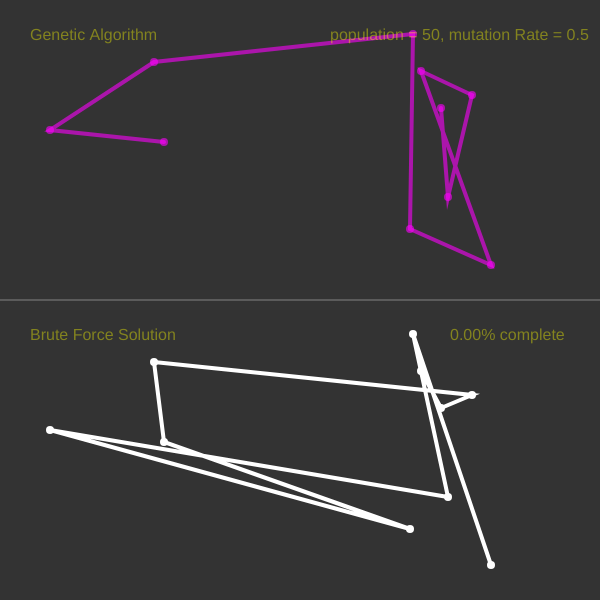
Frame 1 (no input)
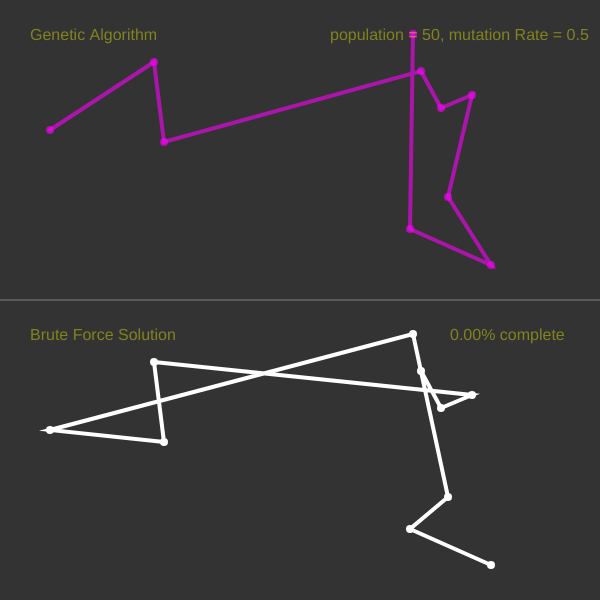
Frame 60 (no input)
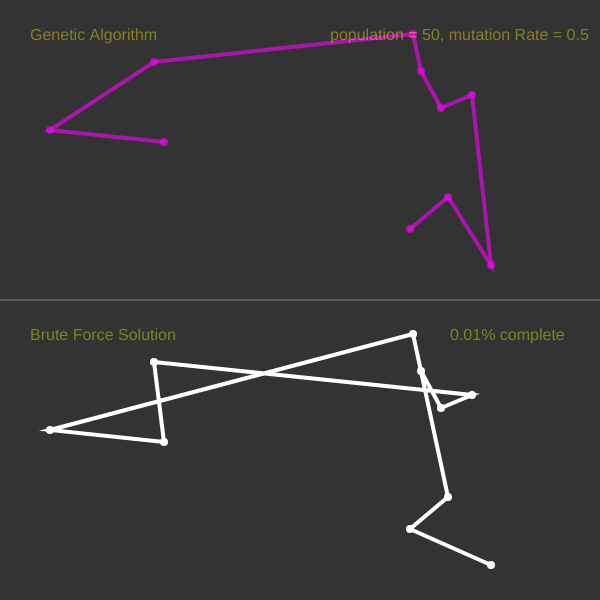
Frame 120 (the mouse pressed at the canvas centre since frame 60)

The p5.js sketch that drew these frames (run headless with seeded random() and noise() and a simulated clock; from frame 60 on, the mouse is pressed at the canvas centre):

// p5.js sketch
// ── sketch.js
let totalCities = 10;

let population = 50;
let mutationRate = 0.5;
let popList = [];
let fitness = [];
let order = [];
let current;
let best;
let bestorder = [];

let cities = [];
let order_lexical = [];
let best_order_lexical = [];
let current_lex;
let best_lex;
let count = 1;
let total_perms;

function factorial(n) {
  if (n <= 1) {
    return 1;
  } else {
    return n * factorial(n - 1);
  }
}

function swap(arr, i, j) {
  let temp = arr[i];
  arr[i] = arr[j];
  arr[j] = temp;
}

function calcDistance(arr, order) {
  let sum = 0;
  for (let i = 0; i < arr.length - 1; i++) {
    d = dist(arr[order[i]].x, arr[order[i]].y, arr[order[i + 1]].x, arr[order[i + 1]].y);
    sum += d;
  }
  return sum;
}

function lexicalOrder() {
  count++;
  let index_i = -1;
  for (let i = 0; i < order_lexical.length - 1; i++) {
    if (order_lexical[i] < order_lexical[i + 1]) {
      index_i = i;
    }
  }
  if (index_i == -1) {
    noLoop();
    // console.log("finished!");
    // console.log("minimum distance = " + best);
  }

  let index_j = -1;

  for (let i = 0; i < order_lexical.length; i++) {
    if (order_lexical[index_i] < order_lexical[i]) {
      index_j = i;
    }
  }

  swap(order_lexical, index_i, index_j);

  for (let i = index_i + 1; i < index_i + 1 + (order_lexical.length - 1 - index_i - 1) / 2; i++) {
    swap(order_lexical, i, order_lexical.length - i + index_i);
  }
  if (count == total_perms / 2 + 1) {
    noLoop();
    console.log("finished!");
  }
}

function createPop(order) {
  let arr = [];
  for (let i = 0; i < population; i++) {
    order = shuffle(order);
    arr.push(order);
  }
  return arr;
}

function calcFitness(popList) {
  for (let i = 0; i < popList.length; i++) {
    current = calcDistance(cities, popList[i]);
    fitness[i] = 1 / (d + 1);
    if (current < best) {
      best = current;
      bestorder = popList[i].slice();
    }
  }
  let sum = 0;
  for (let i = 0; i < fitness.length; i++) {
    sum += fitness[i];
  }
  for (let i = 0; i < fitness.length; i++) {
    fitness[i] = fitness[i] / sum;
  }
}

function PickOne(list, prob) {
  let index = 0;
  let rnd = random(1);
  while (rnd >= 0) {
    rnd = rnd - prob[index];
    index++;
  }
  index--;
  return list[index];
}

function mutate(order, mr) {
  let rnd = random(1);
  if (rnd < mr) {
    let i = floor(random(order.length));
    let j = floor(random(order.length));
    swap(order, i, j);
  }
}

function nextGen(popList, mr) {
  let newPop = [];
  for (let i = 0; i < popList.length; i++) {
    let order = PickOne(popList, fitness);
    mutate(order, mr);
    newPop[i] = order;
  }
  popList = newPop;
}

function setup() {
  createCanvas(600, 600);

  for (let i = 0; i < totalCities; i++) {
    cities[i] = createVector(floor(random(16, width - 16)), floor(random(16, height / 2 - 16)));
    order[i] = i;
  }
  total_perms = factorial(totalCities);
  order_lexical = order.slice();
  best_order_lexical = order_lexical.slice();
  best_lex = Infinity;
  best = Infinity;
}

function draw() {
  background(51);

  popList = createPop(order);
  calcFitness(popList);
  nextGen(popList, mutationRate);

  stroke(255, 100);
  strokeWeight(1);
  line(0, height / 2, width, height / 2);

  fill(255, 0, 255, 150);
  noStroke();
  for (let i = 0; i < cities.length; i++) {
    ellipse(cities[i].x, cities[i].y, 8, 8);
  }

  stroke(255, 0, 255, 150);
  strokeWeight(4);
  noFill();
  beginShape();
  for (var i = 0; i < bestorder.length; i++) {
    var n = bestorder[i];
    vertex(cities[n].x, cities[n].y);
  }
  endShape();

  fill(255);
  noStroke();
  for (let i = 0; i < cities.length; i++) {
    ellipse(cities[i].x, cities[i].y + height / 2, 8, 8);
  }

  stroke(255);
  strokeWeight(4);
  noFill();
  beginShape();
  for (let i = 0; i < best_order_lexical.length; i++) {
    let n = best_order_lexical[i];
    vertex(cities[n].x, cities[n].y + height / 2);
  }
  endShape();

  current_lex = calcDistance(cities, order_lexical);
  if (current_lex < best_lex) {
    best_lex = current_lex;
    best_order_lexical = order_lexical.slice();
  }

  textSize(16);
  fill(255, 255, 0, 100);
  noStroke();
  // let s = '';
  // for (let i = 0; i < order_lexical.length; i++) {
  //   s += order_lexical[i];
  // }
  // text(s, 30, height / 2 + 40);
  let percent = 2 * count / total_perms * 100;
  text('Brute Force Solution', 30, height / 2 + 40);
  text('Genetic Algorithm', 30, 40);
  text('population = ' + population + ', mutation Rate = ' + mutationRate, 330, 40);
  text(nf(percent, 0, 2) + '% complete', 450, height / 2 + 40);

  lexicalOrder();
}
